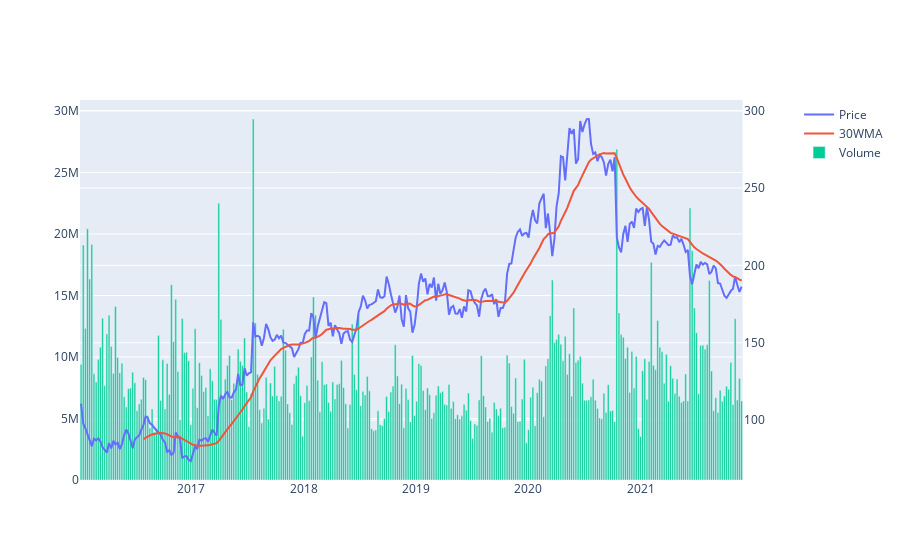

The cell this chart's notebook holds for it:
### Code cell
fig = make_subplots(specs=[[{"secondary_y": True}]])
fig.add_trace(go.Scatter(x=dfSorted.index, y=dfSorted['Close'],name='Price'),secondary_y=True)
fig.add_trace(go.Scatter(x=dfSorted.index, y=dfSorted['30WMA'],name="30WMA"),secondary_y=True)
fig.add_trace(go.Bar(x=dfSorted.index, y=dfSorted['Volume'],name="Volume"),secondary_y=False)
fig.show()

### Figure 1 — Plotly figure (JSON) as saved in the notebook; plotly's stock layout.template omitted (floating-point values rounded to 4 significant figures; data arrays with more than 128 entries replaced by an {"elided": "..."} marker saying what was removed)
{"data": [{"name": "Price", "type": "scatter", "x": {"elided": "308 str values"}, "xaxis": "x", "y": {"elided": "308 float values"}, "yaxis": "y2"}, {"name": "30WMA", "type": "scatter", "x": {"elided": "308 str values"}, "xaxis": "x", "y": {"elided": "308 float values"}, "yaxis": "y2"}, {"name": "Volume", "type": "bar", "x": {"elided": "308 str values"}, "xaxis": "x", "y": {"elided": "308 int values"}, "yaxis": "y"}], "layout": {"xaxis": {"anchor": "y", "domain": [0, 0.94]}, "yaxis": {"anchor": "x", "domain": [0, 1]}, "yaxis2": {"anchor": "x", "overlaying": "y", "side": "right"}}}
